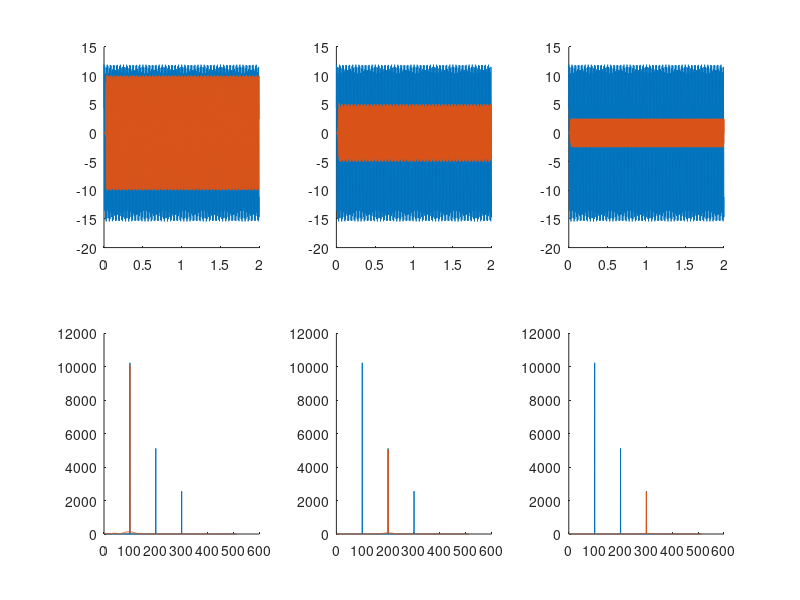

Recreate this plot in MATLAB.
% Create sinusoid signals and filter it.
% Group4, Xiao Xue, Feb 2019
%% Create Samples
nSamples=2048;
sampFreq=1024;
timeVec=(0:(nSamples-1))/sampFreq;

lenSamp=length(timeVec);

p1=[10,100,0];
p2=[5,200,pi/6];
p3=[2.5,300,pi/4];
sigVec=p1(1)*sin(2*pi*p1(2)*timeVec+p1(3))+p2(1)*sin(2*pi*p2(2)...
    *timeVec+p2(3))+p3(1)*sin(2*pi*p3(2)*timeVec+p3(3));

%% FIR filtering

% Design low pass filter
filtOrdr = 50;
b1 = fir1(filtOrdr,150/(sampFreq/2),'low');
b2 = fir1(filtOrdr,[150/(sampFreq/2),250/(sampFreq/2)],'bandpass');
b3 = fir1(filtOrdr,250/(sampFreq/2),'high');

% Apply filter
filtSig1 = fftfilt(b1,sigVec);
filtSig2 = fftfilt(b2,sigVec);
filtSig3 = fftfilt(b3,sigVec);

%% Signals before and after

% Plot
figure;
subplot(2,3,1)
hold on;
plot(timeVec,sigVec);
plot(timeVec,filtSig1);

subplot(2,3,2)
hold on;
plot(timeVec,sigVec);
plot(timeVec,filtSig2);

subplot(2,3,3)
hold on;
plot(timeVec,sigVec);
plot(timeVec,filtSig3);


%% Doing FFT for samples AND FILTERED samples
dataLen = timeVec(end)-timeVec(1);
kNyq = floor(nSamples/2)+1;
posFreq = (0:(kNyq-1))*(1/dataLen);

fftSig = fft(sigVec);
fftSig = fftSig(1:kNyq);


filtfftSig1 = fft(filtSig1); filtfftSig1 = filtfftSig1(1:kNyq);
filtfftSig2 = fft(filtSig2); filtfftSig2 = filtfftSig2(1:kNyq);
filtfftSig3 = fft(filtSig3); filtfftSig3 = filtfftSig3(1:kNyq);

%% Plot fft results comparison BEFORE(blue) and AFTER(red).
subplot(2,3,4)
hold on;
plot(posFreq,abs(fftSig));
plot(posFreq,abs(filtfftSig1));

subplot(2,3,5)
hold on;
plot(posFreq,abs(fftSig));
plot(posFreq,abs(filtfftSig2));

subplot(2,3,6)
hold on;
plot(posFreq,abs(fftSig));
plot(posFreq,abs(filtfftSig3));